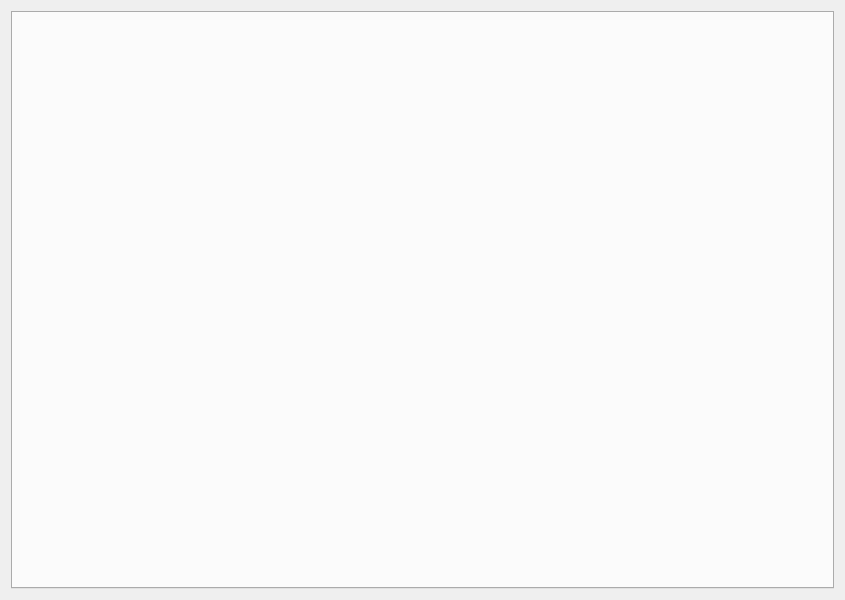
<?xml version="1.0" encoding="UTF-8"?>
<ui version="4.0">
 <class>Evaluation</class>
 <widget class="QDialog" name="Evaluation">
  <property name="geometry">
   <rect>
    <x>0</x>
    <y>0</y>
    <width>845</width>
    <height>600</height>
   </rect>
  </property>
  <property name="windowTitle">
   <string>Auswertung</string>
  </property>
  <layout class="QGridLayout" name="gridLayout">
   <item row="0" column="0">
    <widget class="QTabWidget" name="tabWidget">
     <property name="font">
      <font>
       <pointsize>16</pointsize>
      </font>
     </property>
    </widget>
   </item>
  </layout>
 </widget>
 <resources/>
 <connections/>
</ui>
